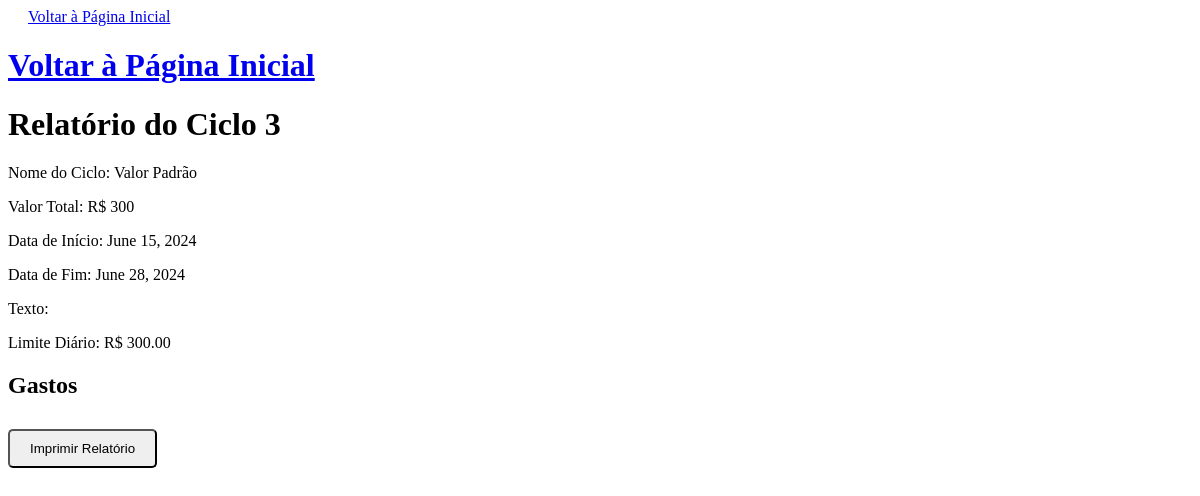
The app's page /relatorio/3/, older data.
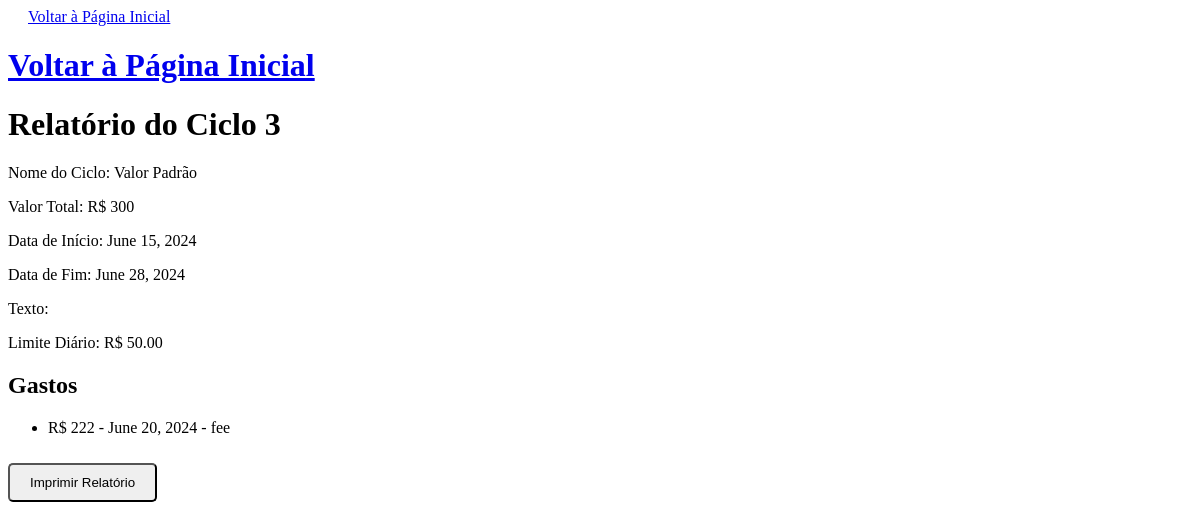
The same page, newer data.
### amarradorapp/models.py (models this page shows, shortened)
class Ciclo(models.Model):
    valor = models.IntegerField()
    data_inicio = models.DateField()
    data_fim = models.DateField()
    texto = models.TextField()
    nome = models.CharField(max_length=100, default="Valor Padrão")
    limite_diario = models.DecimalField(max_digits=10, decimal_places=2, default=0.00)
    dias_passados = models.IntegerField(default=0)
    encerrado = models.BooleanField(default=False)

class Gasto(models.Model):
    ciclo = models.ForeignKey(Ciclo, on_delete=models.CASCADE)
    valor = models.IntegerField()
    descricao = models.TextField()
    data = models.DateField(auto_now_add=True)
    excluido = models.BooleanField(default=False)

### amarradorapp/views.py (the view)
# urls.py: path('relatorio/<int:ciclo_id>/', relatorio, name='relatorio'),
def relatorio(request, ciclo_id):
    ciclo = get_object_or_404(Ciclo, id=ciclo_id)
    gastos = Gasto.objects.filter(ciclo=ciclo)
    contexto = {
        'ciclo': ciclo,
        'gastos': gastos,
    }
    return render(request, 'relatorio.html', contexto)

### amarradorapp/templates/relatorio.html (shortened to what this page needs)
<!DOCTYPE html>
<html lang="pt-br">
<head>
</head>
<body>
<div>
    <a href="{% url 'inicio' %}" style="padding: 10px 20px; border-radius: 5px; cursor: pointer;">
        Voltar à Página Inicial
    </a>
</div>
<h1><a href="{% url 'inicio' %}">Voltar à Página Inicial</a></h1>
<h1>Relatório do Ciclo {{ ciclo.id }}</h1>
<p>Nome do Ciclo: {{ ciclo.nome }}</p>
<p>Valor Total: R$ {{ ciclo.valor }}</p>
<p>Data de Início: {{ ciclo.data_inicio }}</p>
<p>Data de Fim: {{ ciclo.data_fim }}</p>
<p>Texto: {{ ciclo.texto }}</p>
<p>Limite Diário: R$ {{ ciclo.limite_diario }}</p>
<h2>Gastos</h2>
<ul>
    {% for gasto in gastos %}
    <li>
        R$ {{ gasto.valor }} - {{ gasto.data }} - {{ gasto.descricao }}
    </li>
    {% endfor %}
</ul>
<div>
    <button onclick="confirmarImpressaoRelatorio()"
    style="padding: 10px 20px; margin-top: 10px; border-radius: 5px; cursor: pointer;">
    Imprimir Relatório
    </button>
</div>
</body>
</html>

Row changes from the older to the newer data that the page shows:
changed Ciclo "Valor Padrão": limite_diario "300.00" → "50.00"
added Gasto: valor "222", data "June 20, 2024", descricao "fee"
